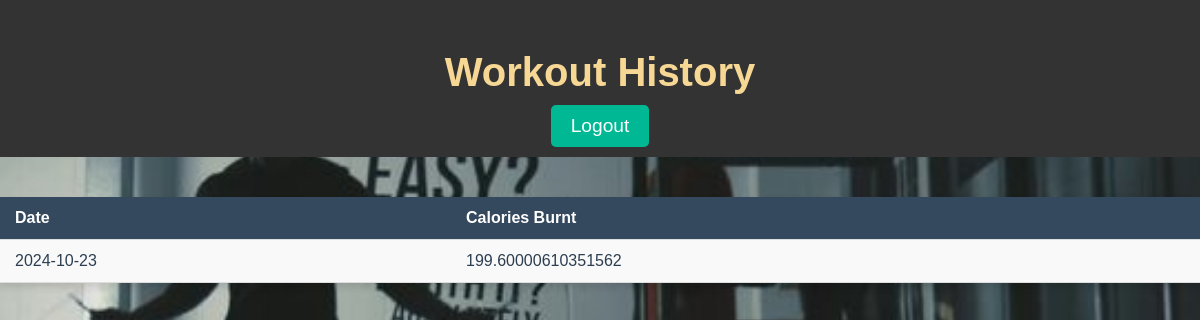
/view_history (signed in), run on an earlier commit of the app's database.
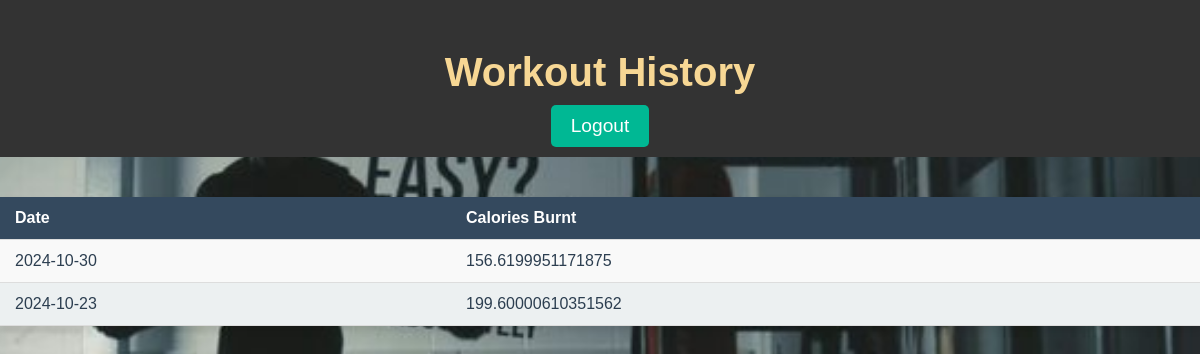
And on a later commit of the database.
### calorie_tracker_using_ml/app.py (models this page shows)
class Workout(db.Model):
    workout_id = db.Column(db.Integer, primary_key=True,autoincrement=True)  # Primary Key
    uname = db.Column(db.String(50), db.ForeignKey('member.uname'), nullable=False)  # Foreign Key referencing Members
    date = db.Column(db.Date, nullable=False, default=date.today)  # Date of the workout
    calorie = db.Column(db.Float, nullable=False)  # Calories burnt

### calorie_tracker_using_ml/app.py (the view)
@app.route('/view_history')
def view_history():
    if 'username' not in session:
        return redirect(url_for('login'))
    username = session['username']
    workout_history = Workout.query.filter_by(uname=username).order_by(Workout.date.desc()).all()
    return render_template('view_history.html', workout_history=workout_history)

### calorie_tracker_using_ml/templates/view_history.html (shortened to what this page needs)
<!DOCTYPE html>
<html lang="en">
<head>
    <link rel="stylesheet" href="{{ url_for('static', filename='css/styles.css') }}">
</head>
<body>
    <header>
        <h1>Workout History</h1>
        <button class="logout-btn" onclick="location.href='{{ url_for('logout') }}'">Logout</button>
    </header>
    <div class="workout-table-container">
        <table class="workout-table">
            <thead>
                <tr>
                    <th>Date</th>
                    <th>Calories Burnt</th>
                </tr>
            </thead>
            <tbody>
                {% for workout in workout_history %}
                <tr>
                    <td>{{ workout.date }}</td>
                    <td>{{ workout.calorie }}</td>
                </tr>
                {% endfor %}
            </tbody>
        </table>
    </div>
</body>
</html>

### calorie_tracker_using_ml/static/css/styles.css (style rules this page uses)
body { font-family: Arial, sans-serif; background-color: #f0f0f0; margin: 0; padding: 0; }
header { background-color: #2c3e50; color: white; padding: 15px; text-align: center; }
body { font-family: Arial, sans-serif; background-color: #f4f4f4; margin: 0; padding: 0; }
header { background-color: #333; color: white; padding: 10px 0; text-align: center; }
body { font-family: 'Arial', sans-serif; background: url('../images/gym_motivation.jpg') no-repeat center center fixed; background-size: cover; margin: 0; padding: 0; color: #fff; text-align: center; }
header h1 { font-size: 3rem; margin: 50px 0 10px; color: #f7d794; }
body { font-family: 'Arial', sans-serif; background: url('static/images/workout_background.jpg')no-repeat center center fixed; background-size: cover; margin: 0; padding: 0; color: #fff; text-align: center; }
header h1 { font-size: 2.5rem; margin: 40px 0 10px; color: #f7d794; }
button { padding: 10px 20px; background-color: #00b894; color: white; border: none; border-radius: 5px; font-size: 1.2rem; cursor: pointer; transition: background-color 0.3s ease; }
.workout-table-container { margin-top: 40px; color: #00cec9; }
.workout-table { width: 100%; border-collapse: collapse; margin: 20px auto; box-shadow: 0 4px 8px rgba(0, 0, 0, 0.1); }
.workout-table th, .workout-table td { padding: 12px 15px; text-align: left; border-bottom: 1px solid #ddd; }
.workout-table th { background-color: #2c3e50; color: white; }
.workout-table td { background-color: white; color: #333; }
body { font-family: 'Arial', sans-serif; background-color: #f4f4f9; margin: 0; padding: 0; }
.workout-table-container { margin-top: 40px; color: #2c3e50; }
.workout-table { width: 100%; border-collapse: collapse; margin: 20px auto; box-shadow: 0 4px 8px rgba(0, 0, 0, 0.1); background-color: #ffffff; }
.workout-table th, .workout-table td { padding: 12px 15px; text-align: left; border-bottom: 1px solid #ddd; font-size: 1rem; }
.workout-table th { background-color: #34495e; color: #ffffff; }
.workout-table td { background-color: #f9f9f9; color: #2c3e50; }
.workout-table tr:nth-child(even) td { background-color: #ecf0f1; }

What changed in the data, as far as the page shows it:
added Workout: date "2024-10-30", calorie "156.6199951171875"
